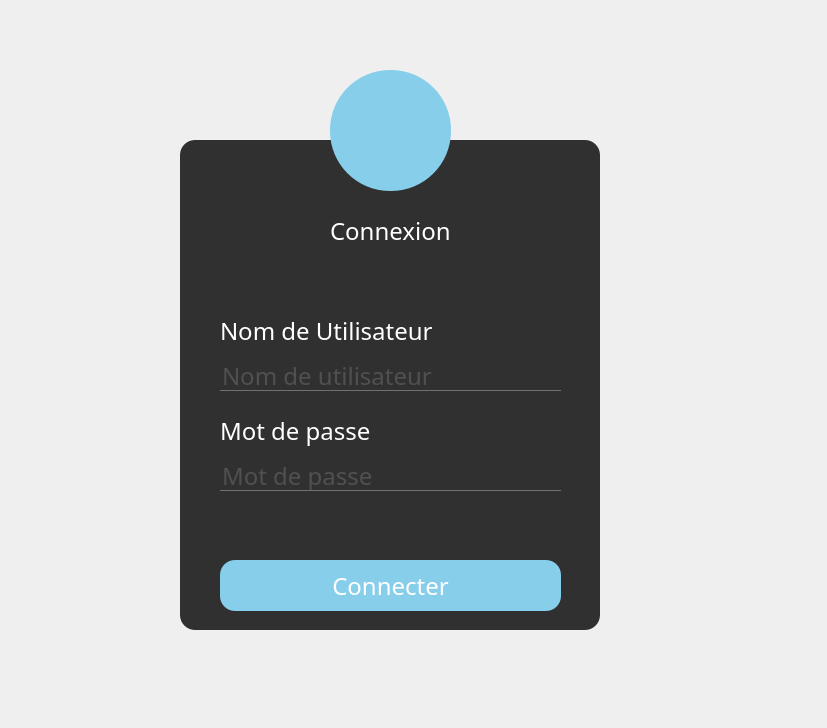
<?xml version="1.0" encoding="UTF-8"?>
<ui version="4.0">
 <class>Login</class>
 <widget class="QDialog" name="Login">
  <property name="geometry">
   <rect>
    <x>0</x>
    <y>0</y>
    <width>827</width>
    <height>728</height>
   </rect>
  </property>
  <property name="windowTitle">
   <string>Dialog</string>
  </property>
  <property name="styleSheet">
   <string notr="true"/>
  </property>
  <widget class="QFrame" name="frame">
   <property name="geometry">
    <rect>
     <x>180</x>
     <y>140</y>
     <width>420</width>
     <height>490</height>
    </rect>
   </property>
   <property name="font">
    <font>
     <family>century gothic</family>
     <pointsize>-1</pointsize>
     <kerning>true</kerning>
    </font>
   </property>
   <property name="styleSheet">
    <string notr="true"> *{
font-family:century gothic;
font-size:24px;}
QFrame{
background : rgba(0,0,0,0.8);
border-radius:15px;
}</string>
   </property>
   <property name="frameShape">
    <enum>QFrame::StyledPanel</enum>
   </property>
   <property name="frameShadow">
    <enum>QFrame::Raised</enum>
   </property>
   <widget class="QLabel" name="label_conn">
    <property name="geometry">
     <rect>
      <x>150</x>
      <y>40</y>
      <width>171</width>
      <height>101</height>
     </rect>
    </property>
    <property name="styleSheet">
     <string notr="true">
QLabel{
color : white;
background:transparent;}</string>
    </property>
    <property name="text">
     <string>Connexion</string>
    </property>
   </widget>
   <widget class="QPushButton" name="pushButton_conn">
    <property name="geometry">
     <rect>
      <x>40</x>
      <y>420</y>
      <width>341</width>
      <height>51</height>
     </rect>
    </property>
    <property name="styleSheet">
     <string notr="true">QPushButton{
background: #87CEEB;
color: white;
border-radius:15px;
}

QPushButton:hover
{
color: #333;
border-radius:15px;
background: #49ebff;}  </string>
    </property>
    <property name="text">
     <string>Connecter</string>
    </property>
   </widget>
   <widget class="QLineEdit" name="lineEdit_usernamee">
    <property name="geometry">
     <rect>
      <x>40</x>
      <y>220</y>
      <width>341</width>
      <height>31</height>
     </rect>
    </property>
    <property name="styleSheet">
     <string notr="true">
QLineEdit
{
background:transparent;
border:none;
color:#717072;
border-bottom: 1px solid #717072
}</string>
    </property>
    <property name="text">
     <string/>
    </property>
    <property name="placeholderText">
     <string>Nom de utilisateur</string>
    </property>
   </widget>
   <widget class="QLineEdit" name="lineEdit_passwordd">
    <property name="geometry">
     <rect>
      <x>40</x>
      <y>320</y>
      <width>341</width>
      <height>31</height>
     </rect>
    </property>
    <property name="styleSheet">
     <string notr="true">
QLineEdit
{
background:transparent;
border:none;
color:#717072;
border-bottom: 1px solid #717072
}</string>
    </property>
    <property name="text">
     <string/>
    </property>
    <property name="echoMode">
     <enum>QLineEdit::Password</enum>
    </property>
    <property name="placeholderText">
     <string>Mot de passe</string>
    </property>
   </widget>
   <widget class="QLabel" name="label_user">
    <property name="geometry">
     <rect>
      <x>40</x>
      <y>180</y>
      <width>231</width>
      <height>21</height>
     </rect>
    </property>
    <property name="styleSheet">
     <string notr="true">
QLabel{
color : white;
background:transparent;}</string>
    </property>
    <property name="text">
     <string>Nom de Utilisateur</string>
    </property>
   </widget>
   <widget class="QLabel" name="label_pass">
    <property name="geometry">
     <rect>
      <x>40</x>
      <y>270</y>
      <width>231</width>
      <height>41</height>
     </rect>
    </property>
    <property name="styleSheet">
     <string notr="true">
QLabel{
color : white;
background:transparent;}</string>
    </property>
    <property name="text">
     <string>Mot de passe</string>
    </property>
   </widget>
  </widget>
  <widget class="QToolButton" name="toolButton">
   <property name="geometry">
    <rect>
     <x>330</x>
     <y>70</y>
     <width>121</width>
     <height>121</height>
    </rect>
   </property>
   <property name="styleSheet">
    <string notr="true">QToolButton{
background: #87CEEB;
border-radius:60px;}</string>
   </property>
   <property name="text">
    <string/>
   </property>
   <property name="icon">
    <iconset resource="resources.qrc">
     <normaloff>:/img/img/utilisateur.png</normaloff>:/img/img/utilisateur.png</iconset>
   </property>
   <property name="iconSize">
    <size>
     <width>50</width>
     <height>50</height>
    </size>
   </property>
  </widget>
 </widget>
 <resources>
  <include location="resources.qrc"/>
 </resources>
 <connections/>
</ui>
